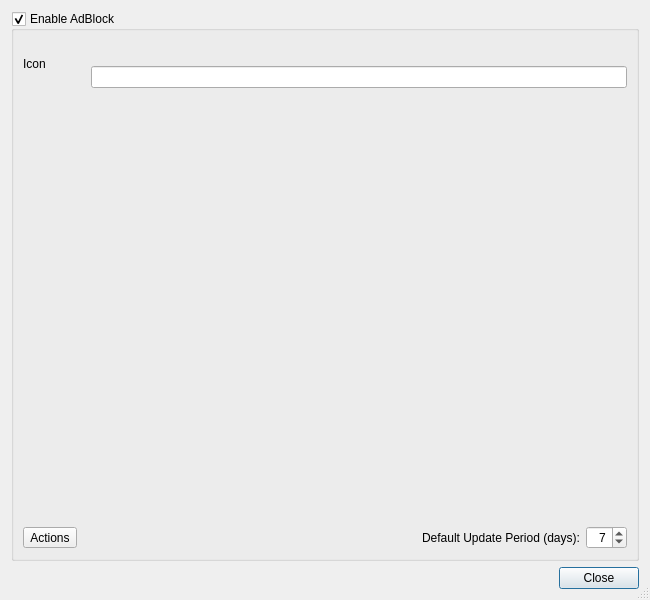
<?xml version="1.0" encoding="UTF-8"?>
<ui version="4.0">
 <class>AdBlockDialog</class>
 <widget class="QDialog" name="AdBlockDialog">
  <property name="geometry">
   <rect>
    <x>0</x>
    <y>0</y>
    <width>650</width>
    <height>600</height>
   </rect>
  </property>
  <property name="windowTitle">
   <string>AdBlock Configuration</string>
  </property>
  <property name="sizeGripEnabled">
   <bool>true</bool>
  </property>
  <layout class="QVBoxLayout" name="verticalLayout_2">
   <item>
    <widget class="QGroupBox" name="adBlockGroup">
     <property name="title">
      <string>Enable AdBlock</string>
     </property>
     <property name="checkable">
      <bool>true</bool>
     </property>
     <layout class="QVBoxLayout" name="verticalLayout">
      <item>
       <layout class="QGridLayout" name="gridLayout">
        <property name="horizontalSpacing">
         <number>20</number>
        </property>
        <item row="0" column="0" rowspan="2">
         <widget class="QLabel" name="iconLabel">
          <property name="minimumSize">
           <size>
            <width>48</width>
            <height>48</height>
           </size>
          </property>
          <property name="text">
           <string notr="true">Icon</string>
          </property>
         </widget>
        </item>
        <item row="0" column="1">
         <spacer name="horizontalSpacer">
          <property name="orientation">
           <enum>Qt::Horizontal</enum>
          </property>
          <property name="sizeHint" stdset="0">
           <size>
            <width>40</width>
            <height>20</height>
           </size>
          </property>
         </spacer>
        </item>
        <item row="1" column="1">
         <widget class="E5ClearableLineEdit" name="searchEdit">
          <property name="toolTip">
           <string>Enter search term for subscriptions and rules</string>
          </property>
         </widget>
        </item>
       </layout>
      </item>
      <item>
       <widget class="QTabWidget" name="subscriptionsTabWidget">
        <property name="documentMode">
         <bool>true</bool>
        </property>
       </widget>
      </item>
      <item>
       <layout class="QHBoxLayout" name="horizontalLayout">
        <item>
         <widget class="QToolButton" name="actionButton">
          <property name="text">
           <string>Actions</string>
          </property>
         </widget>
        </item>
        <item>
         <spacer name="horizontalSpacer_2">
          <property name="orientation">
           <enum>Qt::Horizontal</enum>
          </property>
          <property name="sizeHint" stdset="0">
           <size>
            <width>40</width>
            <height>20</height>
           </size>
          </property>
         </spacer>
        </item>
        <item>
         <widget class="QLabel" name="label">
          <property name="text">
           <string>Default Update Period (days):</string>
          </property>
         </widget>
        </item>
        <item>
         <widget class="QSpinBox" name="updateSpinBox">
          <property name="toolTip">
           <string>Enter the update period (1 to 14 days)</string>
          </property>
          <property name="alignment">
           <set>Qt::AlignRight|Qt::AlignTrailing|Qt::AlignVCenter</set>
          </property>
          <property name="suffix">
           <string/>
          </property>
          <property name="minimum">
           <number>1</number>
          </property>
          <property name="maximum">
           <number>14</number>
          </property>
          <property name="value">
           <number>7</number>
          </property>
         </widget>
        </item>
       </layout>
      </item>
     </layout>
    </widget>
   </item>
   <item>
    <widget class="QDialogButtonBox" name="buttonBox">
     <property name="orientation">
      <enum>Qt::Horizontal</enum>
     </property>
     <property name="standardButtons">
      <set>QDialogButtonBox::Close</set>
     </property>
    </widget>
   </item>
  </layout>
 </widget>
 <customwidgets>
  <customwidget>
   <class>E5ClearableLineEdit</class>
   <extends>QLineEdit</extends>
   <header>E5Gui/E5LineEdit.h</header>
  </customwidget>
 </customwidgets>
 <tabstops>
  <tabstop>adBlockGroup</tabstop>
  <tabstop>searchEdit</tabstop>
  <tabstop>subscriptionsTabWidget</tabstop>
  <tabstop>actionButton</tabstop>
  <tabstop>updateSpinBox</tabstop>
  <tabstop>buttonBox</tabstop>
 </tabstops>
 <resources/>
 <connections>
  <connection>
   <sender>buttonBox</sender>
   <signal>accepted()</signal>
   <receiver>AdBlockDialog</receiver>
   <slot>accept()</slot>
   <hints>
    <hint type="sourcelabel">
     <x>252</x>
     <y>445</y>
    </hint>
    <hint type="destinationlabel">
     <x>157</x>
     <y>274</y>
    </hint>
   </hints>
  </connection>
  <connection>
   <sender>buttonBox</sender>
   <signal>rejected()</signal>
   <receiver>AdBlockDialog</receiver>
   <slot>reject()</slot>
   <hints>
    <hint type="sourcelabel">
     <x>320</x>
     <y>445</y>
    </hint>
    <hint type="destinationlabel">
     <x>286</x>
     <y>274</y>
    </hint>
   </hints>
  </connection>
 </connections>
</ui>
